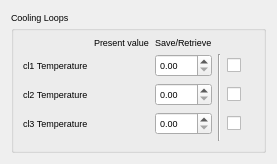
<?xml version="1.0" encoding="UTF-8"?>
<ui version="4.0">
 <class>CoolingLoopSnapshot</class>
 <widget class="TaurusWidget" name="coolingLoopSnapshot">
  <property name="geometry">
   <rect>
    <x>0</x>
    <y>0</y>
    <width>277</width>
    <height>136</height>
   </rect>
  </property>
  <property name="font">
   <font>
    <pointsize>7</pointsize>
   </font>
  </property>
  <property name="windowTitle">
   <string>Form</string>
  </property>
  <layout class="QGridLayout" name="gridLayout">
   <item row="0" column="0">
    <widget class="TaurusGroupBox" name="coolingLoopGroup">
     <property name="title">
      <string>Cooling Loops</string>
     </property>
     <layout class="QGridLayout" name="gridLayout_2">
      <item row="1" column="4">
       <widget class="QCheckBox" name="coolingLoop1SetpointCheck">
        <property name="text">
         <string/>
        </property>
       </widget>
      </item>
      <item row="1" column="0">
       <widget class="QLabel" name="coolingLoop1SetpointLabel">
        <property name="text">
         <string>cl1 Temperature</string>
        </property>
       </widget>
      </item>
      <item row="1" column="2">
       <widget class="QDoubleSpinBox" name="coolingLoop1SetpointWrite"/>
      </item>
      <item row="1" column="1">
       <widget class="TaurusLabel" name="coolingLoop1SetpointRead"/>
      </item>
      <item row="5" column="1">
       <spacer name="verticalSpacer">
        <property name="orientation">
         <enum>Qt::Vertical</enum>
        </property>
        <property name="sizeHint" stdset="0">
         <size>
          <width>20</width>
          <height>40</height>
         </size>
        </property>
       </spacer>
      </item>
      <item row="0" column="1">
       <widget class="QLabel" name="PresentWriteTitle">
        <property name="text">
         <string>Present value</string>
        </property>
       </widget>
      </item>
      <item row="0" column="2">
       <widget class="QLabel" name="SaveRetrieveTitle">
        <property name="text">
         <string>Save/Retrieve</string>
        </property>
       </widget>
      </item>
      <item row="3" column="0">
       <widget class="QLabel" name="coolingLoop3SetpointLabel">
        <property name="text">
         <string>cl3 Temperature</string>
        </property>
       </widget>
      </item>
      <item row="2" column="0">
       <widget class="QLabel" name="coolingLoop2SetpointLabel">
        <property name="text">
         <string>cl2 Temperature</string>
        </property>
       </widget>
      </item>
      <item row="2" column="1">
       <widget class="TaurusLabel" name="coolingLoop2SetpointRead"/>
      </item>
      <item row="3" column="1">
       <widget class="TaurusLabel" name="coolingLoop3SetpointRead"/>
      </item>
      <item row="2" column="2">
       <widget class="QDoubleSpinBox" name="coolingLoop2SetpointWrite"/>
      </item>
      <item row="3" column="2">
       <widget class="QDoubleSpinBox" name="coolingLoop3SetpointWrite"/>
      </item>
      <item row="2" column="4">
       <widget class="QCheckBox" name="coolingLoop2SetpointCheck">
        <property name="text">
         <string/>
        </property>
       </widget>
      </item>
      <item row="3" column="4">
       <widget class="QCheckBox" name="coolingLoop3SetpointCheck">
        <property name="text">
         <string/>
        </property>
       </widget>
      </item>
      <item row="1" column="3" rowspan="4">
       <widget class="Line" name="line">
        <property name="orientation">
         <enum>Qt::Vertical</enum>
        </property>
       </widget>
      </item>
     </layout>
    </widget>
   </item>
  </layout>
 </widget>
 <customwidgets>
  <customwidget>
   <class>TaurusWidget</class>
   <extends>QWidget</extends>
   <header>taurus.qt.qtgui.container</header>
   <container>1</container>
  </customwidget>
  <customwidget>
   <class>TaurusLabel</class>
   <extends>QLabel</extends>
   <header>taurus.qt.qtgui.display</header>
  </customwidget>
  <customwidget>
   <class>TaurusGroupBox</class>
   <extends>QGroupBox</extends>
   <header>taurus.qt.qtgui.container</header>
   <container>1</container>
  </customwidget>
 </customwidgets>
 <resources/>
 <connections/>
</ui>
